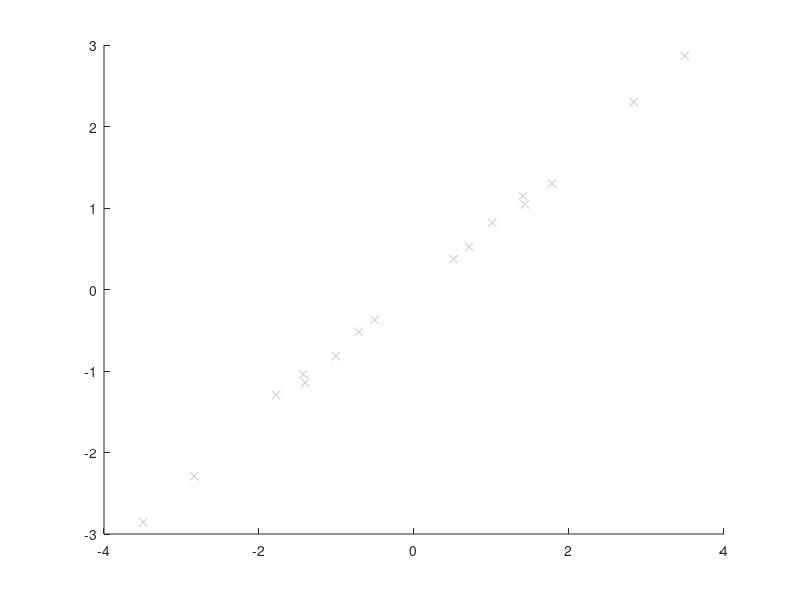

Write MATLAB code to recreate this figure. (Note: this script raises an error after producing the figure.)
%
% Combines models from second and third paper to see
% if curved line in figure 4 (paper 2) can be
% explained by eye angle dependent translation
% perception.
%

    rad2deg = @(rad) rad / pi * 180.0;

    alpha = 0.4;
    gamma = 0.2;

    sym = 'ssssoooossssoooo';
    
    OR = [1.2 1.2 1.2 1.2 0.8 1.0 1.4 2.0 1.2 1.2 1.2 1.2 0.8 1.0 1.4 2.0];
    OF = [0.8 1.0 1.4 2.0 1.2 1.2 1.2 1.2 0.8 1.0 1.4 2.0 1.2 1.2 1.2 1.2];
     T = -[0.3 0.3 0.3 0.3 0.3 0.3 0.3 0.3 0.15 0.15 0.15 0.15 0.15 0.15 0.15 0.15] / 2;
     
    phi = atan2(OF, T) / 1.7 * 0.15;
    
    X = rad2deg(atan2(OR, T) - atan2(OF, T));

    Tperceived = alpha * -phi + (1 - alpha) * T;
    Updated = gamma * Tperceived .* (1 ./ OR - 1 ./ OF);
    Actual = T .* (1 ./ OR - 1 ./ OF);        
    
    
    Bias = gamma .* Tperceived .* (1 ./ OR - 1 ./ OF) - T .* (1 ./ OR - 1 ./ OF);
    Bias = Bias ./ pi * 180;
    
    
    clf; hold on;
    plot(X, Bias, 'x', 'Color', [0.8 0.8 0.8]);
    lsline;
    
    for i = 1:16
        plot(X(i), Bias(i), sym(i), 'LineWidth', 2);
    end
    
    xlabel('R - F');
    shg;
    
    axis equal;
    plot(xlim, xlim, 'k--', 'LineWidth', 2);
        